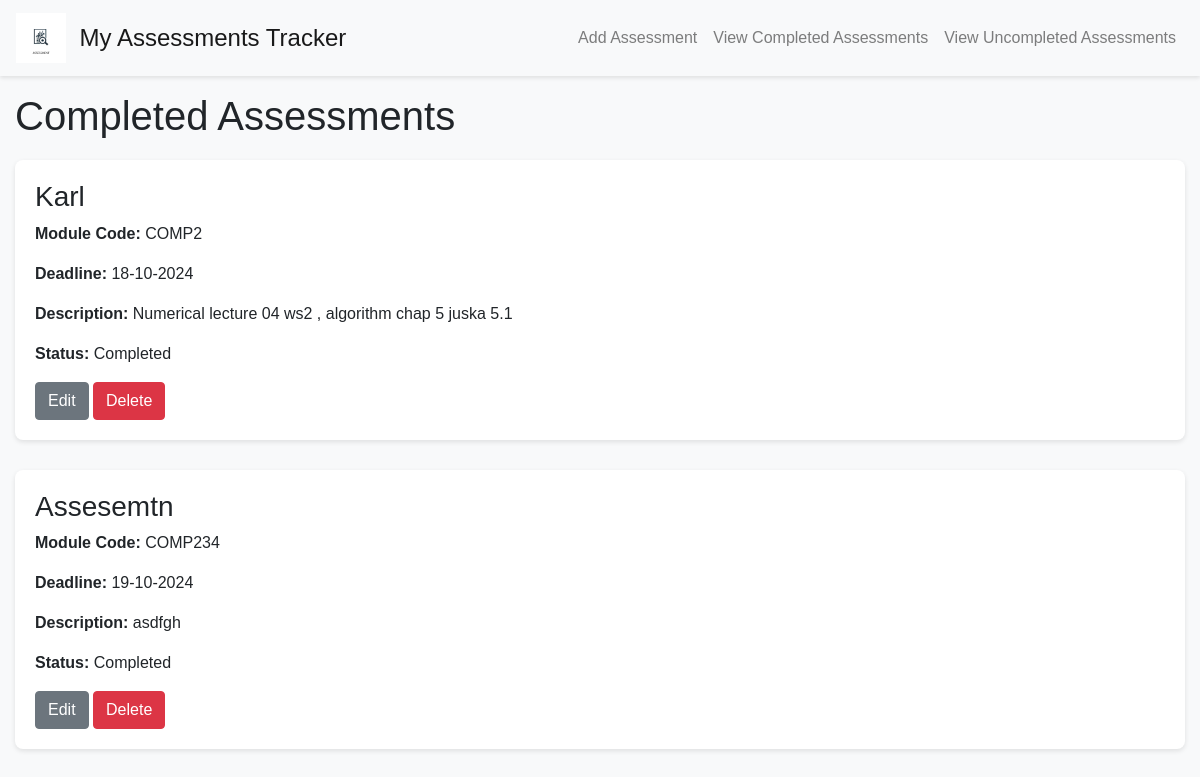
Page /view_completed on the earlier database version.
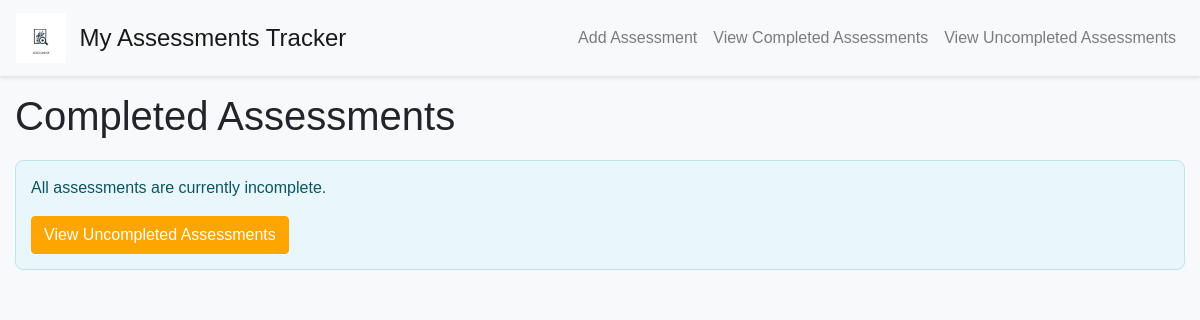
Same page on the later database version.
### app/models.py (models this page shows)
class Assessment(db.Model):
    id = db.Column(db.Integer, primary_key=True)
    title = db.Column(db.String(100), nullable=False)
    module_code = db.Column(db.String(20), nullable=False)
    deadline_date = db.Column(db.DateTime, nullable=False)
    description = db.Column(db.Text, nullable=False)
    is_complete = db.Column(db.Boolean, default=False)

### app/views.py (the view)
@app.route('/view_completed')
def view_completed():
    completed_assessments = Assessment.query.filter_by(is_complete=True).all()
    return render_template('view_completed.html', title='Completed Assessments', assessments=completed_assessments)

### app/templates/view_completed.html
{% extends "base.html" %}
{% block content %}
  <h1>Completed Assessments</h1>
  <div class="assessment-list">
    {% if assessments %}
      {% for assessment in assessments %}
        <div class="assessment-item">
          <h3>{{ assessment.title }}</h3>
          <p><strong>Module Code:</strong> {{ assessment.module_code }}</p>
          <p><strong>Deadline:</strong> {{ assessment.deadline_date.strftime('%d-%m-%Y') }}</p>
          <p><strong>Description:</strong> {{ assessment.description }}</p>
          <p><strong>Status:</strong> Completed</p>
          <a href="{{ url_for('edit_assessment', assessment_id=assessment.id) }}" class="btn btn-secondary">Edit</a>
          <form action="{{ url_for('delete_assessment', assessment_id=assessment.id) }}" method="post" style="display:inline;">
            <button type="submit" class="btn btn-danger">Delete</button>
          </form>
        </div>
      {% endfor %}
    {% else %}
      <div class="alert alert-info">
        <p>All assessments are currently incomplete.</p>
        <a href="{{ url_for('view_uncompleted') }}" class="btn btn-primary">View Uncompleted Assessments</a>
      </div>
    {% endif %}
  </div>
{% endblock %}

Differences in the rows shown:
removed Assessment: title "Karl", module_code "COMP2", deadline_date "18-10-2024", description "Numerical lecture 04 ws2 , algorithm chap 5 juska 5.1"
no longer on this page (row edited): Assessment: title "Assesemtn", module_code "COMP234", deadline_date "19-10-2024", description "asdfgh"
Other differences:
text now shown: "All assessments are currently incomplete. View Uncompleted Assessments"
